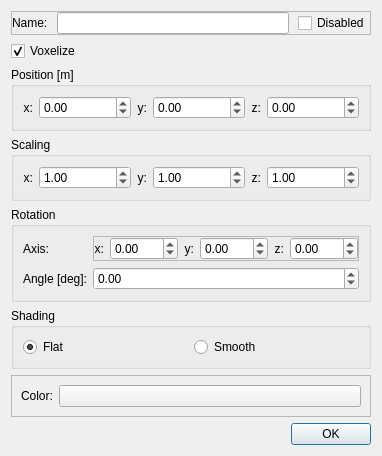
<?xml version="1.0" encoding="UTF-8"?>
<ui version="4.0">
 <class>meshProperties</class>
 <widget class="QDialog" name="meshProperties">
  <property name="geometry">
   <rect>
    <x>0</x>
    <y>0</y>
    <width>382</width>
    <height>402</height>
   </rect>
  </property>
  <property name="windowTitle">
   <string>Mesh Properties:</string>
  </property>
  <layout class="QVBoxLayout" name="verticalLayout">
   <item>
    <widget class="QFrame" name="fName">
     <property name="frameShape">
      <enum>QFrame::StyledPanel</enum>
     </property>
     <property name="frameShadow">
      <enum>QFrame::Raised</enum>
     </property>
     <layout class="QHBoxLayout" name="horizontalLayout_2">
      <property name="spacing">
       <number>9</number>
      </property>
      <property name="leftMargin">
       <number>0</number>
      </property>
      <property name="topMargin">
       <number>0</number>
      </property>
      <property name="rightMargin">
       <number>0</number>
      </property>
      <property name="bottomMargin">
       <number>0</number>
      </property>
      <item>
       <widget class="QLabel" name="name">
        <property name="sizePolicy">
         <sizepolicy hsizetype="Preferred" vsizetype="Preferred">
          <horstretch>0</horstretch>
          <verstretch>0</verstretch>
         </sizepolicy>
        </property>
        <property name="text">
         <string>Name:</string>
        </property>
       </widget>
      </item>
      <item>
       <widget class="QLineEdit" name="nameEdit">
        <property name="sizePolicy">
         <sizepolicy hsizetype="Expanding" vsizetype="Fixed">
          <horstretch>0</horstretch>
          <verstretch>0</verstretch>
         </sizepolicy>
        </property>
       </widget>
      </item>
      <item>
       <widget class="QCheckBox" name="cbDisabled">
        <property name="layoutDirection">
         <enum>Qt::LeftToRight</enum>
        </property>
        <property name="text">
         <string>Disabled</string>
        </property>
       </widget>
      </item>
     </layout>
    </widget>
   </item>
   <item>
    <widget class="QCheckBox" name="cbVoxelize">
     <property name="text">
      <string>Voxelize</string>
     </property>
     <property name="checked">
      <bool>true</bool>
     </property>
    </widget>
   </item>
   <item>
    <widget class="QGroupBox" name="gbPos">
     <property name="title">
      <string>Position [m]</string>
     </property>
     <layout class="QGridLayout" name="gridLayout">
      <item row="0" column="0">
       <widget class="QLabel" name="xPos">
        <property name="sizePolicy">
         <sizepolicy hsizetype="Preferred" vsizetype="Preferred">
          <horstretch>0</horstretch>
          <verstretch>0</verstretch>
         </sizepolicy>
        </property>
        <property name="text">
         <string>x:</string>
        </property>
        <property name="alignment">
         <set>Qt::AlignRight|Qt::AlignTrailing|Qt::AlignVCenter</set>
        </property>
        <property name="buddy">
         <cstring>xP</cstring>
        </property>
       </widget>
      </item>
      <item row="0" column="1">
       <widget class="QDoubleSpinBox" name="xP">
        <property name="sizePolicy">
         <sizepolicy hsizetype="Minimum" vsizetype="Fixed">
          <horstretch>1</horstretch>
          <verstretch>0</verstretch>
         </sizepolicy>
        </property>
        <property name="minimum">
         <double>-100000000.000000000000000</double>
        </property>
        <property name="maximum">
         <double>100000000.000000000000000</double>
        </property>
       </widget>
      </item>
      <item row="0" column="2">
       <widget class="QLabel" name="yPos">
        <property name="text">
         <string>y:</string>
        </property>
        <property name="alignment">
         <set>Qt::AlignRight|Qt::AlignTrailing|Qt::AlignVCenter</set>
        </property>
        <property name="buddy">
         <cstring>yP</cstring>
        </property>
       </widget>
      </item>
      <item row="0" column="3">
       <widget class="QDoubleSpinBox" name="yP">
        <property name="sizePolicy">
         <sizepolicy hsizetype="Minimum" vsizetype="Fixed">
          <horstretch>1</horstretch>
          <verstretch>0</verstretch>
         </sizepolicy>
        </property>
        <property name="minimum">
         <double>-10000000.000000000000000</double>
        </property>
        <property name="maximum">
         <double>10000000.000000000000000</double>
        </property>
       </widget>
      </item>
      <item row="0" column="4">
       <widget class="QLabel" name="zPos">
        <property name="text">
         <string>z:</string>
        </property>
        <property name="alignment">
         <set>Qt::AlignRight|Qt::AlignTrailing|Qt::AlignVCenter</set>
        </property>
        <property name="buddy">
         <cstring>zP</cstring>
        </property>
       </widget>
      </item>
      <item row="0" column="5">
       <widget class="QDoubleSpinBox" name="zP">
        <property name="sizePolicy">
         <sizepolicy hsizetype="Minimum" vsizetype="Fixed">
          <horstretch>1</horstretch>
          <verstretch>0</verstretch>
         </sizepolicy>
        </property>
        <property name="minimum">
         <double>-10000000.000000000000000</double>
        </property>
        <property name="maximum">
         <double>10000000.000000000000000</double>
        </property>
       </widget>
      </item>
     </layout>
    </widget>
   </item>
   <item>
    <widget class="QGroupBox" name="gbScale">
     <property name="title">
      <string>Scaling</string>
     </property>
     <layout class="QGridLayout" name="gridLayout_2">
      <item row="0" column="0">
       <widget class="QLabel" name="xScale">
        <property name="text">
         <string>x:</string>
        </property>
        <property name="alignment">
         <set>Qt::AlignRight|Qt::AlignTrailing|Qt::AlignVCenter</set>
        </property>
        <property name="buddy">
         <cstring>xS</cstring>
        </property>
       </widget>
      </item>
      <item row="0" column="1">
       <widget class="QDoubleSpinBox" name="xS">
        <property name="sizePolicy">
         <sizepolicy hsizetype="Minimum" vsizetype="Fixed">
          <horstretch>1</horstretch>
          <verstretch>0</verstretch>
         </sizepolicy>
        </property>
        <property name="minimum">
         <double>-10000000.000000000000000</double>
        </property>
        <property name="maximum">
         <double>10000000.000000000000000</double>
        </property>
        <property name="singleStep">
         <double>0.100000000000000</double>
        </property>
        <property name="value">
         <double>1.000000000000000</double>
        </property>
       </widget>
      </item>
      <item row="0" column="2">
       <widget class="QLabel" name="yScale">
        <property name="text">
         <string>y:</string>
        </property>
        <property name="alignment">
         <set>Qt::AlignRight|Qt::AlignTrailing|Qt::AlignVCenter</set>
        </property>
        <property name="buddy">
         <cstring>yS</cstring>
        </property>
       </widget>
      </item>
      <item row="0" column="3">
       <widget class="QDoubleSpinBox" name="yS">
        <property name="sizePolicy">
         <sizepolicy hsizetype="Minimum" vsizetype="Fixed">
          <horstretch>1</horstretch>
          <verstretch>0</verstretch>
         </sizepolicy>
        </property>
        <property name="minimum">
         <double>-10000000.000000000000000</double>
        </property>
        <property name="maximum">
         <double>10000000.000000000000000</double>
        </property>
        <property name="singleStep">
         <double>0.100000000000000</double>
        </property>
        <property name="value">
         <double>1.000000000000000</double>
        </property>
       </widget>
      </item>
      <item row="0" column="4">
       <widget class="QLabel" name="zScale">
        <property name="text">
         <string>z:</string>
        </property>
        <property name="alignment">
         <set>Qt::AlignRight|Qt::AlignTrailing|Qt::AlignVCenter</set>
        </property>
        <property name="buddy">
         <cstring>zS</cstring>
        </property>
       </widget>
      </item>
      <item row="0" column="5">
       <widget class="QDoubleSpinBox" name="zS">
        <property name="sizePolicy">
         <sizepolicy hsizetype="Minimum" vsizetype="Fixed">
          <horstretch>1</horstretch>
          <verstretch>0</verstretch>
         </sizepolicy>
        </property>
        <property name="minimum">
         <double>-10000000.000000000000000</double>
        </property>
        <property name="maximum">
         <double>10000000.000000000000000</double>
        </property>
        <property name="singleStep">
         <double>0.100000000000000</double>
        </property>
        <property name="value">
         <double>1.000000000000000</double>
        </property>
       </widget>
      </item>
     </layout>
    </widget>
   </item>
   <item>
    <widget class="QGroupBox" name="gbRot">
     <property name="title">
      <string>Rotation</string>
     </property>
     <layout class="QGridLayout" name="gridLayout_3">
      <item row="0" column="1">
       <widget class="QFrame" name="fAxis">
        <property name="sizePolicy">
         <sizepolicy hsizetype="Preferred" vsizetype="Preferred">
          <horstretch>1</horstretch>
          <verstretch>0</verstretch>
         </sizepolicy>
        </property>
        <property name="frameShape">
         <enum>QFrame::StyledPanel</enum>
        </property>
        <property name="frameShadow">
         <enum>QFrame::Raised</enum>
        </property>
        <layout class="QHBoxLayout" name="horizontalLayout_4">
         <property name="leftMargin">
          <number>0</number>
         </property>
         <property name="topMargin">
          <number>0</number>
         </property>
         <property name="rightMargin">
          <number>0</number>
         </property>
         <property name="bottomMargin">
          <number>0</number>
         </property>
         <item>
          <widget class="QLabel" name="axRot">
           <property name="text">
            <string>x:</string>
           </property>
           <property name="alignment">
            <set>Qt::AlignRight|Qt::AlignTrailing|Qt::AlignVCenter</set>
           </property>
           <property name="buddy">
            <cstring>ax</cstring>
           </property>
          </widget>
         </item>
         <item>
          <widget class="QDoubleSpinBox" name="ax">
           <property name="sizePolicy">
            <sizepolicy hsizetype="Minimum" vsizetype="Fixed">
             <horstretch>1</horstretch>
             <verstretch>0</verstretch>
            </sizepolicy>
           </property>
           <property name="toolTip">
            <string>Rotation angle alpha arround the x-axis (roll)</string>
           </property>
           <property name="minimum">
            <double>-360.000000000000000</double>
           </property>
           <property name="maximum">
            <double>360.000000000000000</double>
           </property>
           <property name="singleStep">
            <double>1.000000000000000</double>
           </property>
           <property name="value">
            <double>0.000000000000000</double>
           </property>
          </widget>
         </item>
         <item>
          <widget class="QLabel" name="ayRot">
           <property name="text">
            <string>y:</string>
           </property>
           <property name="alignment">
            <set>Qt::AlignRight|Qt::AlignTrailing|Qt::AlignVCenter</set>
           </property>
           <property name="buddy">
            <cstring>ay</cstring>
           </property>
          </widget>
         </item>
         <item>
          <widget class="QDoubleSpinBox" name="ay">
           <property name="sizePolicy">
            <sizepolicy hsizetype="Minimum" vsizetype="Fixed">
             <horstretch>1</horstretch>
             <verstretch>0</verstretch>
            </sizepolicy>
           </property>
           <property name="toolTip">
            <string>Rotation angle beta arround the y-axis (pitch)</string>
           </property>
           <property name="minimum">
            <double>-360.000000000000000</double>
           </property>
           <property name="maximum">
            <double>360.000000000000000</double>
           </property>
           <property name="singleStep">
            <double>1.000000000000000</double>
           </property>
           <property name="value">
            <double>0.000000000000000</double>
           </property>
          </widget>
         </item>
         <item>
          <widget class="QLabel" name="azRot">
           <property name="text">
            <string>z:</string>
           </property>
           <property name="alignment">
            <set>Qt::AlignRight|Qt::AlignTrailing|Qt::AlignVCenter</set>
           </property>
           <property name="buddy">
            <cstring>az</cstring>
           </property>
          </widget>
         </item>
         <item>
          <widget class="QDoubleSpinBox" name="az">
           <property name="sizePolicy">
            <sizepolicy hsizetype="Minimum" vsizetype="Fixed">
             <horstretch>1</horstretch>
             <verstretch>0</verstretch>
            </sizepolicy>
           </property>
           <property name="toolTip">
            <string>Rotation angle gamma arround the z-axis (yaw)</string>
           </property>
           <property name="minimum">
            <double>-360.000000000000000</double>
           </property>
           <property name="maximum">
            <double>360.000000000000000</double>
           </property>
           <property name="singleStep">
            <double>1.000000000000000</double>
           </property>
           <property name="value">
            <double>0.000000000000000</double>
           </property>
          </widget>
         </item>
        </layout>
        <zorder>azRot</zorder>
        <zorder>ay</zorder>
        <zorder>az</zorder>
        <zorder>ax</zorder>
        <zorder>ayRot</zorder>
        <zorder>axRot</zorder>
       </widget>
      </item>
      <item row="0" column="0">
       <widget class="QLabel" name="lAxis">
        <property name="text">
         <string>Axis:</string>
        </property>
       </widget>
      </item>
      <item row="2" column="0">
       <widget class="QLabel" name="lAngle">
        <property name="text">
         <string>Angle [deg]:</string>
        </property>
        <property name="buddy">
         <cstring>angle</cstring>
        </property>
       </widget>
      </item>
      <item row="2" column="1">
       <widget class="QDoubleSpinBox" name="angle">
        <property name="minimum">
         <double>-360.000000000000000</double>
        </property>
        <property name="maximum">
         <double>360.000000000000000</double>
        </property>
       </widget>
      </item>
     </layout>
    </widget>
   </item>
   <item>
    <widget class="QGroupBox" name="gbShading">
     <property name="title">
      <string>Shading</string>
     </property>
     <layout class="QHBoxLayout" name="horizontalLayout">
      <item>
       <widget class="QRadioButton" name="rbFlat">
        <property name="text">
         <string>Flat</string>
        </property>
        <property name="checked">
         <bool>true</bool>
        </property>
       </widget>
      </item>
      <item>
       <widget class="QRadioButton" name="rbSmooth">
        <property name="text">
         <string>Smooth</string>
        </property>
       </widget>
      </item>
     </layout>
    </widget>
   </item>
   <item>
    <widget class="QFrame" name="fColor">
     <property name="frameShape">
      <enum>QFrame::StyledPanel</enum>
     </property>
     <property name="frameShadow">
      <enum>QFrame::Raised</enum>
     </property>
     <layout class="QHBoxLayout" name="horizontalLayout_3">
      <property name="leftMargin">
       <number>9</number>
      </property>
      <property name="topMargin">
       <number>9</number>
      </property>
      <property name="rightMargin">
       <number>9</number>
      </property>
      <property name="bottomMargin">
       <number>9</number>
      </property>
      <item>
       <widget class="QLabel" name="col">
        <property name="text">
         <string>Color:</string>
        </property>
       </widget>
      </item>
      <item>
       <widget class="QPushButton" name="pbCol">
        <property name="sizePolicy">
         <sizepolicy hsizetype="Preferred" vsizetype="Preferred">
          <horstretch>1</horstretch>
          <verstretch>0</verstretch>
         </sizepolicy>
        </property>
        <property name="minimumSize">
         <size>
          <width>0</width>
          <height>0</height>
         </size>
        </property>
        <property name="styleSheet">
         <string notr="true"/>
        </property>
        <property name="text">
         <string/>
        </property>
        <property name="default">
         <bool>false</bool>
        </property>
        <property name="flat">
         <bool>false</bool>
        </property>
       </widget>
      </item>
     </layout>
    </widget>
   </item>
   <item>
    <widget class="QDialogButtonBox" name="buttonBox">
     <property name="orientation">
      <enum>Qt::Horizontal</enum>
     </property>
     <property name="standardButtons">
      <set>QDialogButtonBox::Ok</set>
     </property>
    </widget>
   </item>
  </layout>
 </widget>
 <resources/>
 <connections>
  <connection>
   <sender>buttonBox</sender>
   <signal>accepted()</signal>
   <receiver>meshProperties</receiver>
   <slot>accept()</slot>
   <hints>
    <hint type="sourcelabel">
     <x>248</x>
     <y>254</y>
    </hint>
    <hint type="destinationlabel">
     <x>157</x>
     <y>274</y>
    </hint>
   </hints>
  </connection>
  <connection>
   <sender>buttonBox</sender>
   <signal>rejected()</signal>
   <receiver>meshProperties</receiver>
   <slot>reject()</slot>
   <hints>
    <hint type="sourcelabel">
     <x>316</x>
     <y>260</y>
    </hint>
    <hint type="destinationlabel">
     <x>286</x>
     <y>274</y>
    </hint>
   </hints>
  </connection>
 </connections>
</ui>
